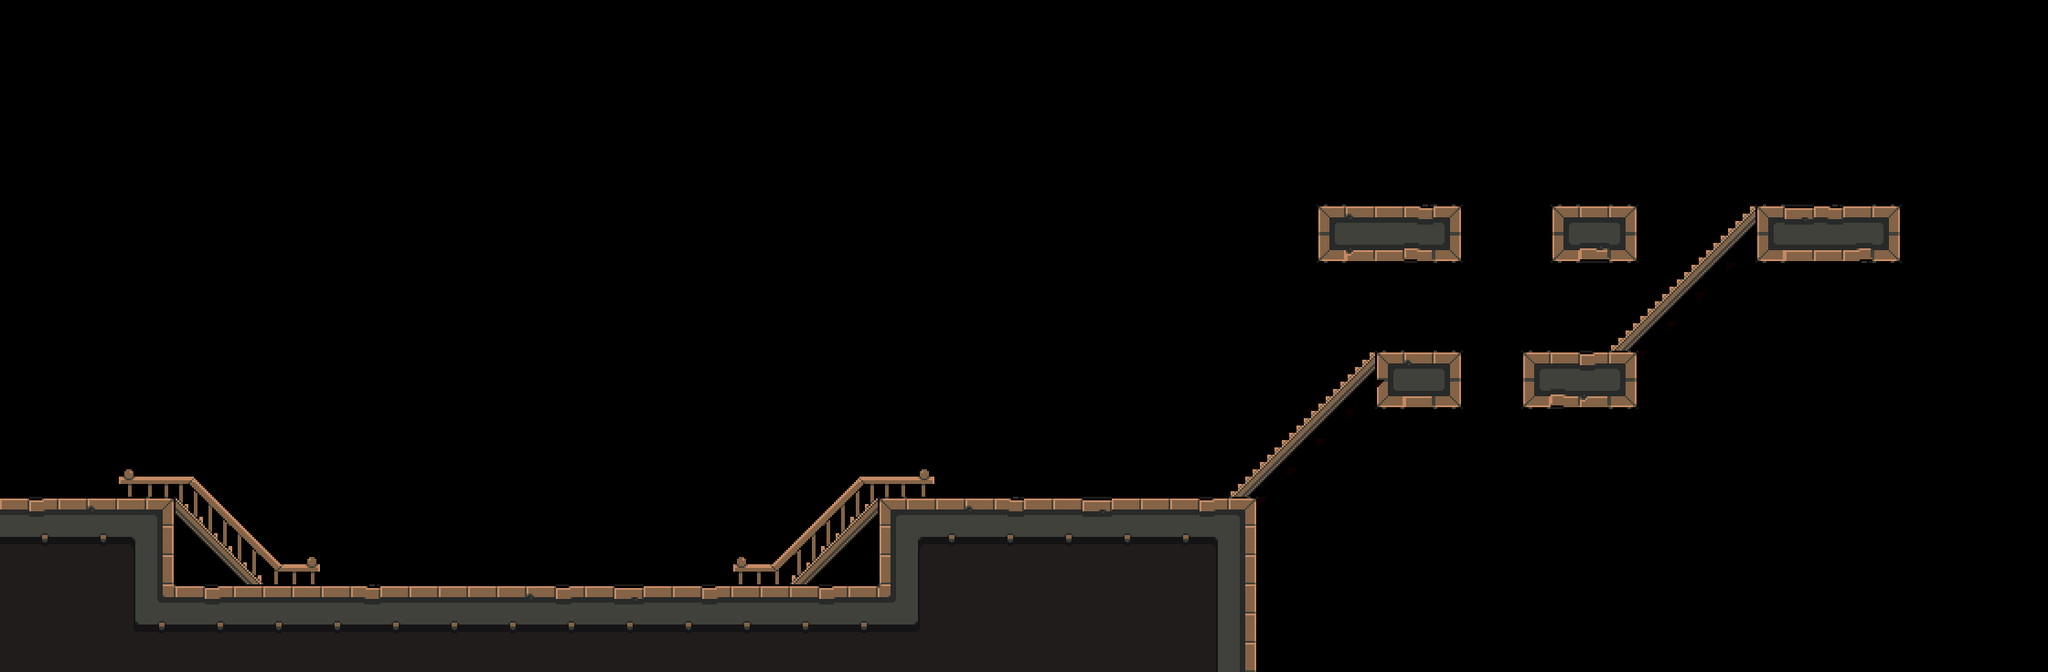

This is a level from a 2D game, rendered from its Tiled map with the project's own tilesets. A one-line summary and the map file follow, with tile-layer data summarised:
An orthogonal 70x23 tile map with 32x32 px tiles, 6 tile layers (Background, Ground, Objects, SlopeRight, ...).

<map version="1.0" orientation="orthogonal" width="70" height="23" tilewidth="32" tileheight="32">
 <tileset firstgid="1" name="environment" tilewidth="32" tileheight="32">
  <image source="../img/tiles3.png" width="320" height="256" />
 </tileset>
 <layer name="Background" width="70" height="23">
  <data>[1610 cells, 178 non-empty, 19 distinct tile ids]</data>
 </layer>
 <layer name="Ground" width="70" height="23">
  <data>[1610 cells, 74 non-empty, 11 distinct tile ids]</data>
 </layer>
 <layer name="Objects" width="70" height="23">
  <data>[1610 cells, 0 non-empty, 0 distinct tile ids]</data>
 </layer>
 <layer name="SlopeRight" width="70" height="23">
  <data>[1610 cells, 3 non-empty, 1 distinct tile ids]</data>
 </layer>
 <layer name="SlopeLeft" width="70" height="23">
  <data>[1610 cells, 13 non-empty, 2 distinct tile ids]</data>
 </layer>
 <layer name="Foreground" width="70" height="23">
  <data>[1610 cells, 57 non-empty, 21 distinct tile ids]</data>
 </layer>
</map>
